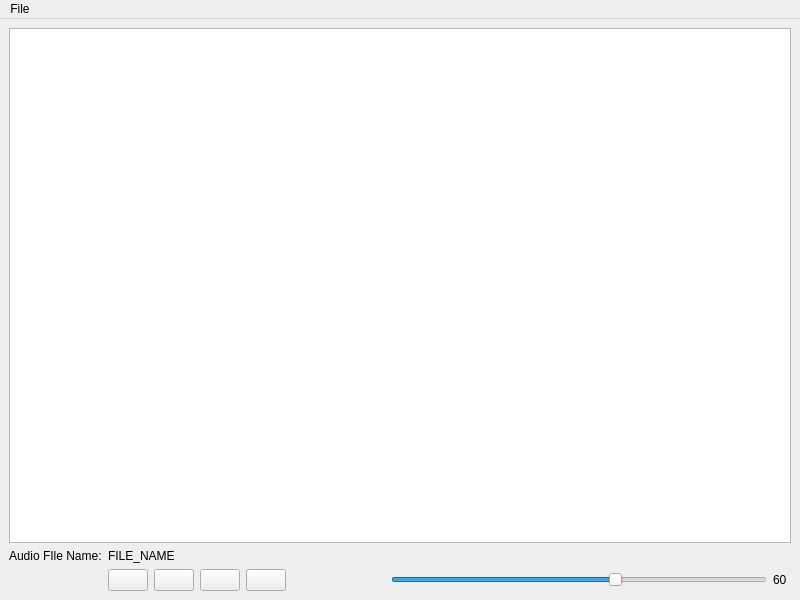
<?xml version="1.0" encoding="UTF-8"?>
<ui version="4.0">
 <class>SimplePlayer</class>
 <widget class="QMainWindow" name="SimplePlayer">
  <property name="geometry">
   <rect>
    <x>0</x>
    <y>0</y>
    <width>800</width>
    <height>600</height>
   </rect>
  </property>
  <property name="sizePolicy">
   <sizepolicy hsizetype="Expanding" vsizetype="Expanding">
    <horstretch>0</horstretch>
    <verstretch>0</verstretch>
   </sizepolicy>
  </property>
  <property name="windowTitle">
   <string>SimplePlayer</string>
  </property>
  <widget class="QWidget" name="centralwidget">
   <layout class="QVBoxLayout" name="verticalLayout">
    <item>
     <widget class="QListWidget" name="listSongs"/>
    </item>
    <item>
     <layout class="QHBoxLayout" name="horizontalLayout_4">
      <item>
       <widget class="QLabel" name="lblTitleAux">
        <property name="sizePolicy">
         <sizepolicy hsizetype="Fixed" vsizetype="Fixed">
          <horstretch>0</horstretch>
          <verstretch>0</verstretch>
         </sizepolicy>
        </property>
        <property name="text">
         <string>Audio FIle Name:</string>
        </property>
       </widget>
      </item>
      <item>
       <widget class="QLabel" name="lblTitleValue">
        <property name="sizePolicy">
         <sizepolicy hsizetype="Preferred" vsizetype="Fixed">
          <horstretch>0</horstretch>
          <verstretch>0</verstretch>
         </sizepolicy>
        </property>
        <property name="text">
         <string>FILE_NAME</string>
        </property>
       </widget>
      </item>
     </layout>
    </item>
    <item>
     <layout class="QHBoxLayout" name="horizontalLayout">
      <item>
       <layout class="QHBoxLayout" name="horizontalLayout_3">
        <item>
         <spacer name="horizontalSpacer">
          <property name="orientation">
           <enum>Qt::Horizontal</enum>
          </property>
          <property name="sizeHint" stdset="0">
           <size>
            <width>40</width>
            <height>20</height>
           </size>
          </property>
         </spacer>
        </item>
        <item>
         <widget class="QPushButton" name="stopButton">
          <property name="text">
           <string/>
          </property>
         </widget>
        </item>
        <item>
         <widget class="QPushButton" name="prevButton">
          <property name="text">
           <string/>
          </property>
         </widget>
        </item>
        <item>
         <widget class="QPushButton" name="playButton">
          <property name="text">
           <string/>
          </property>
         </widget>
        </item>
        <item>
         <widget class="QPushButton" name="nextButton">
          <property name="text">
           <string/>
          </property>
         </widget>
        </item>
        <item>
         <spacer name="horizontalSpacer_2">
          <property name="orientation">
           <enum>Qt::Horizontal</enum>
          </property>
          <property name="sizeHint" stdset="0">
           <size>
            <width>40</width>
            <height>20</height>
           </size>
          </property>
         </spacer>
        </item>
       </layout>
      </item>
      <item>
       <widget class="QSlider" name="volumeSlider">
        <property name="maximum">
         <number>100</number>
        </property>
        <property name="singleStep">
         <number>5</number>
        </property>
        <property name="pageStep">
         <number>5</number>
        </property>
        <property name="value">
         <number>60</number>
        </property>
        <property name="orientation">
         <enum>Qt::Horizontal</enum>
        </property>
       </widget>
      </item>
      <item>
       <widget class="QLabel" name="lblVolume">
        <property name="minimumSize">
         <size>
          <width>18</width>
          <height>0</height>
         </size>
        </property>
        <property name="maximumSize">
         <size>
          <width>18</width>
          <height>16777215</height>
         </size>
        </property>
        <property name="text">
         <string>60</string>
        </property>
       </widget>
      </item>
     </layout>
    </item>
   </layout>
  </widget>
  <widget class="QMenuBar" name="menubar">
   <property name="geometry">
    <rect>
     <x>0</x>
     <y>0</y>
     <width>800</width>
     <height>21</height>
    </rect>
   </property>
   <widget class="QMenu" name="menuOpen">
    <property name="title">
     <string>File</string>
    </property>
    <addaction name="actionOpenFile"/>
   </widget>
   <addaction name="menuOpen"/>
  </widget>
  <action name="actionOpenFile">
   <property name="text">
    <string>Open File</string>
   </property>
  </action>
 </widget>
 <resources/>
 <connections/>
</ui>
